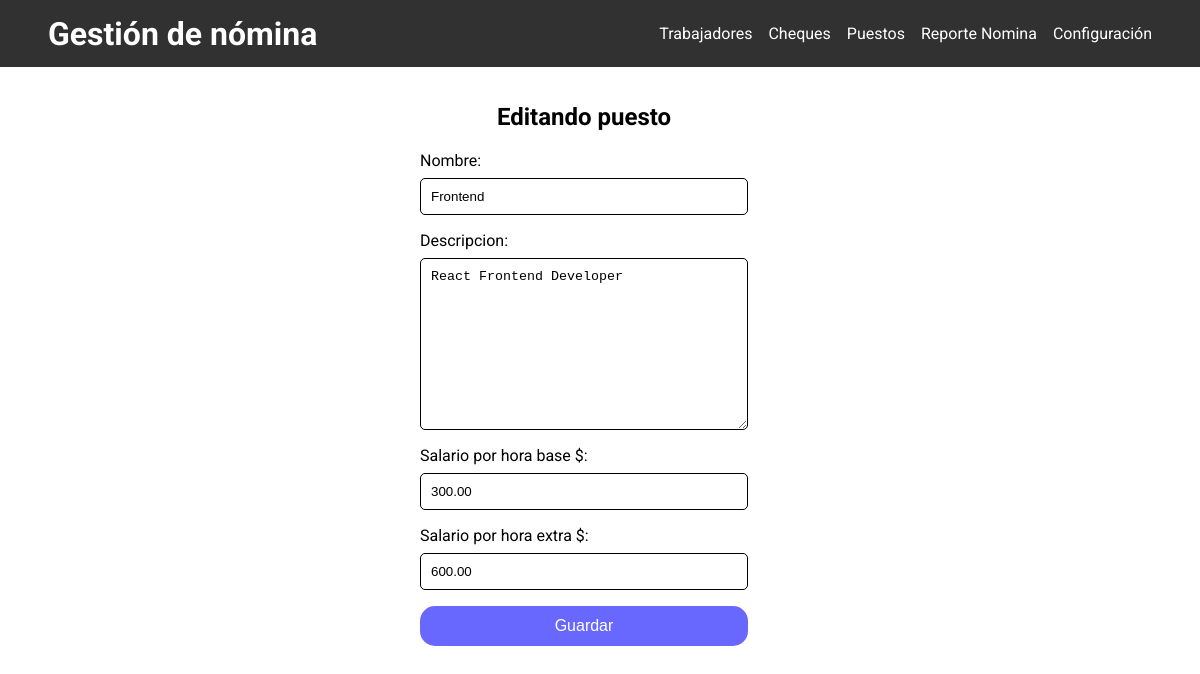
/edit-puesto.php?id=1, run on the app's committed database.
### tables this page shows
CREATE TABLE IF NOT EXISTS `puesto` (
  `idPuesto` TINYINT(3) NOT NULL AUTO_INCREMENT,
  `nombre` VARCHAR(45) NOT NULL,
  `descripcion` VARCHAR(255) NOT NULL,
  `salario_hora_base` DECIMAL(20,2) UNSIGNED NOT NULL,
  `salario_hora_extra` DECIMAL(20,2) UNSIGNED NOT NULL,
  PRIMARY KEY (`idPuesto`));

### edit-puesto.php (the view, shortened to what this page needs)
<?php
include './includes/header.php';
if (isset($_GET['id'])) {
  $id = $_GET['id'];
  $query = "SELECT * FROM puesto WHERE idPuesto = $id";
  $result = mysqli_query($db, $query);
  if (mysqli_num_rows($result) == 1) {
    $row = mysqli_fetch_array($result);
    $id = $row['idPuesto'];
    $nombre = $row['nombre'];
    $desc = $row['descripcion'];
    $sueldobase = $row['salario_hora_base'];
    $sueldoextra = $row['salario_hora_extra'];
  }
}
?>
<div class="form-edit-container">
  <div class="form-container">
    <h2>Editando puesto</h2>
    <form action="edit-puesto.php?id=<?= $id ?>" method="post" class="form">
      <label for="nombre" class="form-label">
        <span>Nombre:</span>
        <input type="text" required name="nombre" id="nombre" placeholder="Frontend" value="<?= $nombre ?>">
      </label>
      <label for="desc" class="form-label">
        <span>Descripcion:</span>
        <textarea name="desc" required id="desc" cols="30" rows="10"><?= $desc ?></textarea>
      </label>
      <label for="base" class="form-label">
        <span>Salario por hora base $:</span>
        <input type="number" required name="base" id="base" min="1" value="<?= $sueldobase ?>">
      </label>
      <label for="extra" class="form-label">
        <span>Salario por hora extra $:</span>
        <input type="number" required name="extra" id="extra" min="1" value="<?= $sueldoextra ?>">
      </label>
      <button type="submit" class="btn is-primary" name="edit-puesto">Guardar</button>
    </form>
  </div>
</div>
<?php include './includes/footer.php' ?>

### static/css/styles.css (style rules this page uses)
:root { --gray20: rgb(49, 49, 49); --gray10: #000; --green: #02b875; }
body { font-family: "Roboto", sans-serif; margin: 0; }
.btn { border-radius: 15px; border: none; color: white; font-size: 1rem; padding: 0.7rem; text-align: center; text-decoration: none; }
.btn.is-primary { background-color: rgb(104, 104, 255); }
.form-container { margin-right: 2rem; margin-bottom: 3rem; }
.form-edit-container { max-width: 22.5rem; margin: auto; }
.form { display: flex; flex-direction: column; gap: 1rem; }
.form label { display: flex; flex-direction: column; gap: 0.5rem; }
.form input, .form select, .form textarea { border: 1px solid black; border-radius: 5px; padding: 10px; }
.form-container h2 { text-align: center; }

### data on the page
puesto: nombre "Frontend", desc "React Frontend Developer", base "300.00", extra "600.00"
